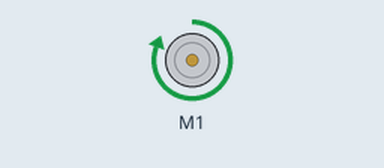
The sketch below on a simulated Arduino Uno, built for the host (arithmetic inside an expression is 32-bit, double 64-bit). Parts: DC motor (green arrow = forward, orange = backward, longer = faster).

Above: at 3.0 s.
At 7.0 s:
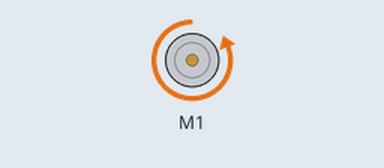
At 9.0 s:
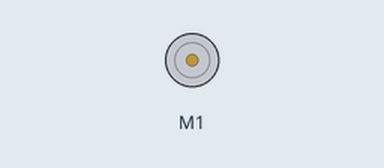
Timing chart, 0 to 12.4 s (numbered marks = the images above):
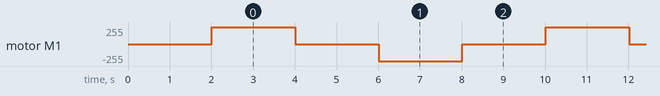

The sketch:

Sabertooth_motor.ino
```cpp
// (licence header left out)
#include <Sabertooth.h>

Sabertooth ST(128); // The Sabertooth is on address 128. We'll name its object ST.
                    // If you've set up your Sabertooth on a different address, of course change
                    // that here. For how to configure address, etc. see the DIP Switch Wizard for
                    //   Sabertooth - http://www.dimensionengineering.com/datasheets/SabertoothDIPWizard/start.htm
                    //   SyRen      - http://www.dimensionengineering.com/datasheets/SyrenDIPWizard/start.htm
                    // Be sure to select Packetized Serial Mode for use with this library.
                    //
                    // On that note, you can use this library for SyRen just as easily.
                    // The diff-drive commands (drive, turn) do not work on a SyRen, of course, but it will respond correctly
                    // if you command motor 1 to do something (ST.motor(1, ...)), just like a Sabertooth.
                    //
                    // In this sample, hardware serial TX connects to S1.
                    // See the SoftwareSerial example in 3.Advanced for how to use other pins.

void setup()
{
  SabertoothTXPinSerial.begin(9600); // 9600 is the default baud rate for Sabertooth packet serial.
  ST.autobaud(); // Send the autobaud command to the Sabertooth controller(s).
                 // NOTE: *Not all* Sabertooth controllers need this command.
                 //       It doesn't hurt anything, but V2 controllers use an
                 //       EEPROM setting (changeable with the function setBaudRate) to set
                 //       the baud rate instead of detecting with autobaud.
                 //
                 //       If you have a 2x12, 2x25 V2, 2x60 or SyRen 50, you can remove
                 //       the autobaud line and save yourself two seconds of startup delay.
}


void loop()
{
  ST.motor(1, 127);  // Go forward at full power.
  delay(2000);       // Wait 2 seconds.
  ST.motor(1, 0);    // Stop.
  delay(2000);       // Wait 2 seconds.
  ST.motor(1, -127); // Reverse at full power.
  delay(2000);       // Wait 2 seconds.
  ST.motor(1, 0);    // Stop.
  delay(2000);
}
```

Measured:
- by itself, motor M1: repeats every 8.0 s: stopped 2.0 s, backward 255/255 2.0 s, stopped 2.0 s, forward 255/255 2.0 s
